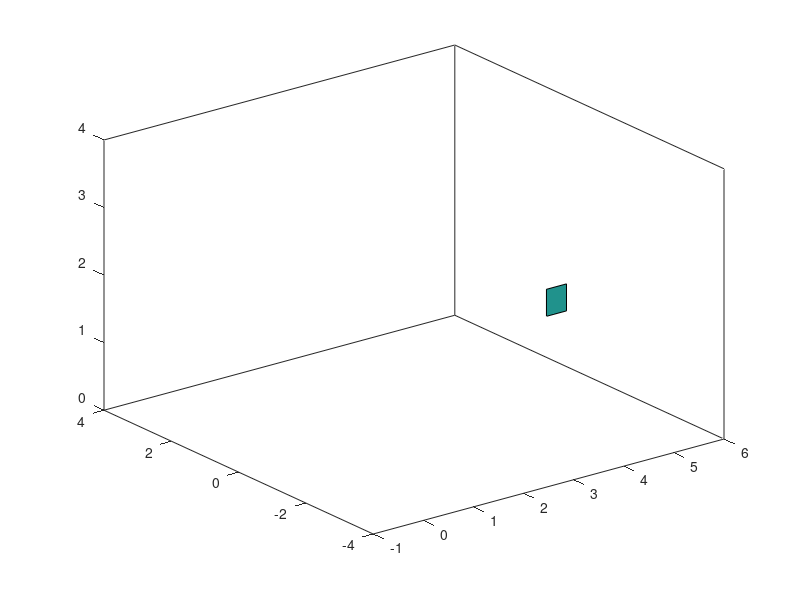

Here is the MATLAB script that generated this plot:
p1 = [2 -2 0];
p2 = [2 2 0];
p3 = [5 2 0];
p4 = [5 -2 0];
p5 = [2 -2 3];
p6 = [2 2  3];
p7 = [5 2  3];
p8 = [5 -2 3];
a = 0.5;

x = [p1(1) p2(1) p3(1) p4(1)];
y = [p1(2) p2(2) p3(2) p4(2)];
z = [p1(3) p2(3) p3(3) p4(3)];
f = fill3(x, y, z, 1);
set(f,'FaceAlpha',a,'EdgeAlpha',a);

x = [p5(1) p6(1) p7(1) p8(1)];
y = [p5(2) p6(2) p7(2) p8(2)];
z = [p5(3) p6(3) p7(3) p8(3)];
f = fill3(x, y, z, 1);
set(f,'FaceAlpha',a,'EdgeAlpha',a);
 
x = [p2(1) p6(1) p7(1) p3(1)];
y = [p2(2) p6(2) p7(2) p3(2)];
z = [p2(3) p6(3) p7(3) p3(3)];
f = fill3(x, y, z, 1);
set(f,'FaceAlpha',a,'EdgeAlpha',a);

x = [p1(1) p5(1) p8(1) p4(1)];
y = [p1(2) p5(2) p8(2) p4(2)];
z = [p1(3) p5(3) p8(3) p4(3)];
f = fill3(x, y, z, 1);
set(f,'FaceAlpha',a,'EdgeAlpha',a);
 
x = [p6(1) p2(1) p1(1) p5(1)];
y = [p6(2) p2(2) p1(2) p5(2)];
z = [p6(3) p2(3) p1(3) p5(3)];
f = fill3(x, y, z, 1);
set(f,'FaceAlpha',a,'EdgeAlpha',a);

x = [p4(1) p8(1) p7(1) p3(1)];
y = [p4(2) p8(2) p7(2) p3(2)];
z = [p4(3) p8(3) p7(3) p3(3)];
f = fill3(x, y, z, 1);
set(f,'FaceAlpha',a,'EdgeAlpha',a);

p1 = [2 -1 0];
p2 = [2  1 0];
p3 = [2 1  2];
p4 = [2 -1 2];
x = [p1(1) p2(1) p3(1) p4(1)];
y = [p1(2) p2(2) p3(2) p4(2)];
z = [p1(3) p2(3) p3(3) p4(3)];
f = fill3(x, y, z, 2);
set(f,'FaceAlpha',1,'EdgeAlpha',1);

p1 = [3.8 -2 1.8];
p2 = [3.8 -2 2.2];
p3 = [4.2 -2 2.2];
p4 = [4.2 -2 1.8];
x = [p1(1) p2(1) p3(1) p4(1)];
y = [p1(2) p2(2) p3(2) p4(2)];
z = [p1(3) p2(3) p3(3) p4(3)];
f = fill3(x, y, z, 2);
set(f,'FaceAlpha',1,'EdgeAlpha',1);

xlim([-1 6])
ylim([-4 4])
zlim([0 4])